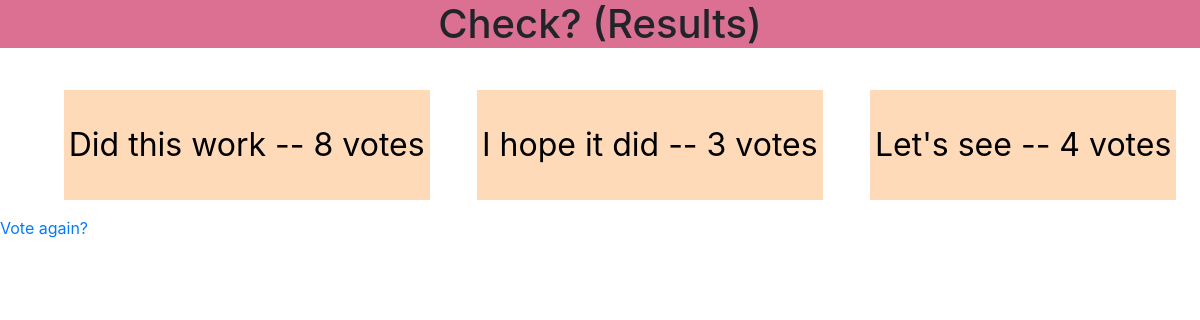
Before: /polls/4/results/ with the older database file.
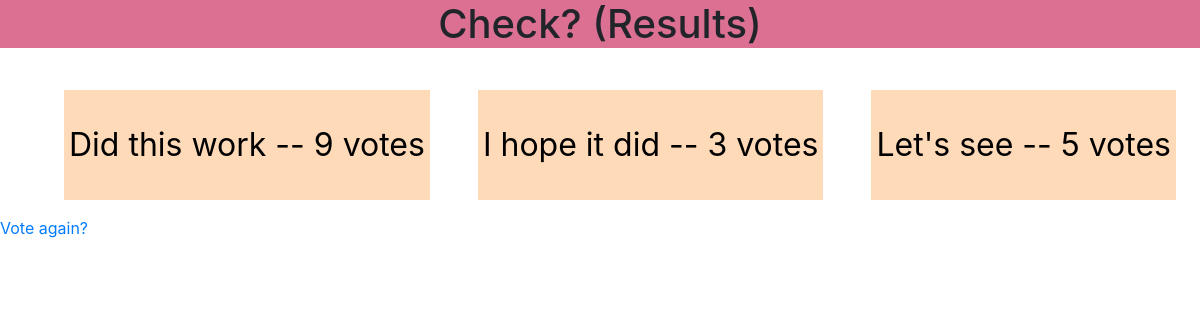
After: the same page with the newer database file.
### polls/models.py (models this page shows, shortened)
class Question(models.Model):
    question_text = models.CharField(max_length=200)
    pub_date = models.DateTimeField('date published')
    def was_published_recently(self):
        now = timezone.now()
        return now - datetime.timedelta(days=1) <= self.pub_date <= now
    was_published_recently.admin_order_field = 'pub_date'
    was_published_recently.boolean = True
    was_published_recently.short_description = 'Published recently?'

class Choice(models.Model):
    question = models.ForeignKey(Question, on_delete=models.CASCADE)
    choice_text = models.CharField(max_length=200)
    votes = models.IntegerField(default=0)

### polls/views.py (the view)
# urls.py: path('<int:pk>/results/', views.ResultsView.as_view(), name='results'),
class ResultsView(generic.DetailView):
    model = Question
    template_name = 'polls/results.html'
    def get_queryset(self):
        return Question.objects.filter(pub_date__lte=timezone.now())

### polls/templates/polls/results.html (shortened to what this page needs)
{% load static %}
<!doctype html>
<link rel="stylesheet" type="text/css" href="{% static 'polls/style.css' %}">
<head>
    <link rel="stylesheet" href="https://maxcdn.bootstrapcdn.com/bootstrap/4.0.0/css/bootstrap.min.css">
    <h1>{{ question.question_text }} (Results) </h1>
    <br>
</head>
<body>
<ul>
    <div class="container-sm">
        {% for choice in question.choice_set.all %}
            <div class="item">
                {{ choice.choice_text }} -- {{ choice.votes }} vote{{ choice.votes|pluralize }}
         </div>
        {% endfor %}
</div>
</ul>
<a href="{% url 'polls:detail' question.id %}">Vote again?</a>
</body>
</html>

### polls/static/polls/style.css (style rules this page uses)
body { background: white url("images/background.gif") no-repeat; }
.container-sm { display: flex; justify-content: space-around; flex-flow: row wrap; align-items: center; }
.item { background: peachpuff; padding: 5px; margin-top: 10px; line-height: 100px; color: black; font-size: 2em; text-align: center; }
h1 { color: black; text-align: center; background-color: palevioletred }

Changed rows visible on the page:
changed Choice "Did this work": votes "8" → "9"
changed Choice "Let's see": votes "4" → "5"
